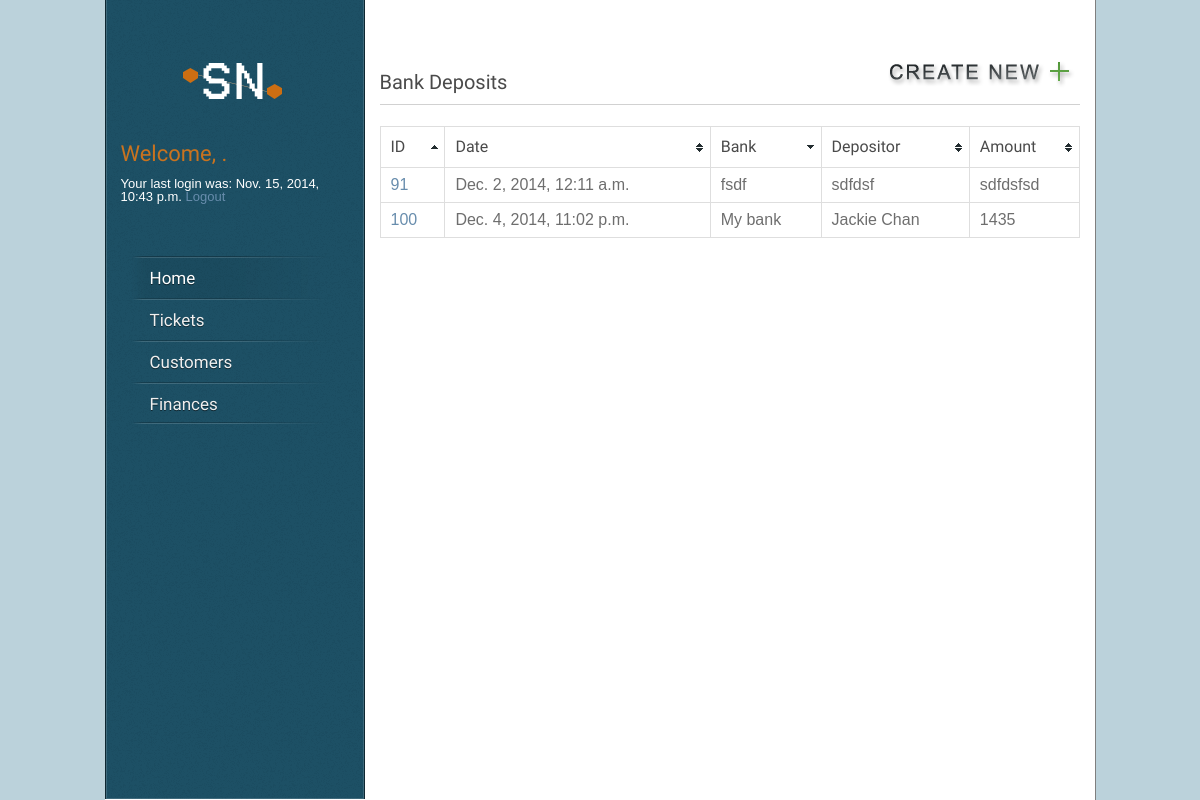
Page /finance/bank_deposit/ (signed in) on the earlier database version.
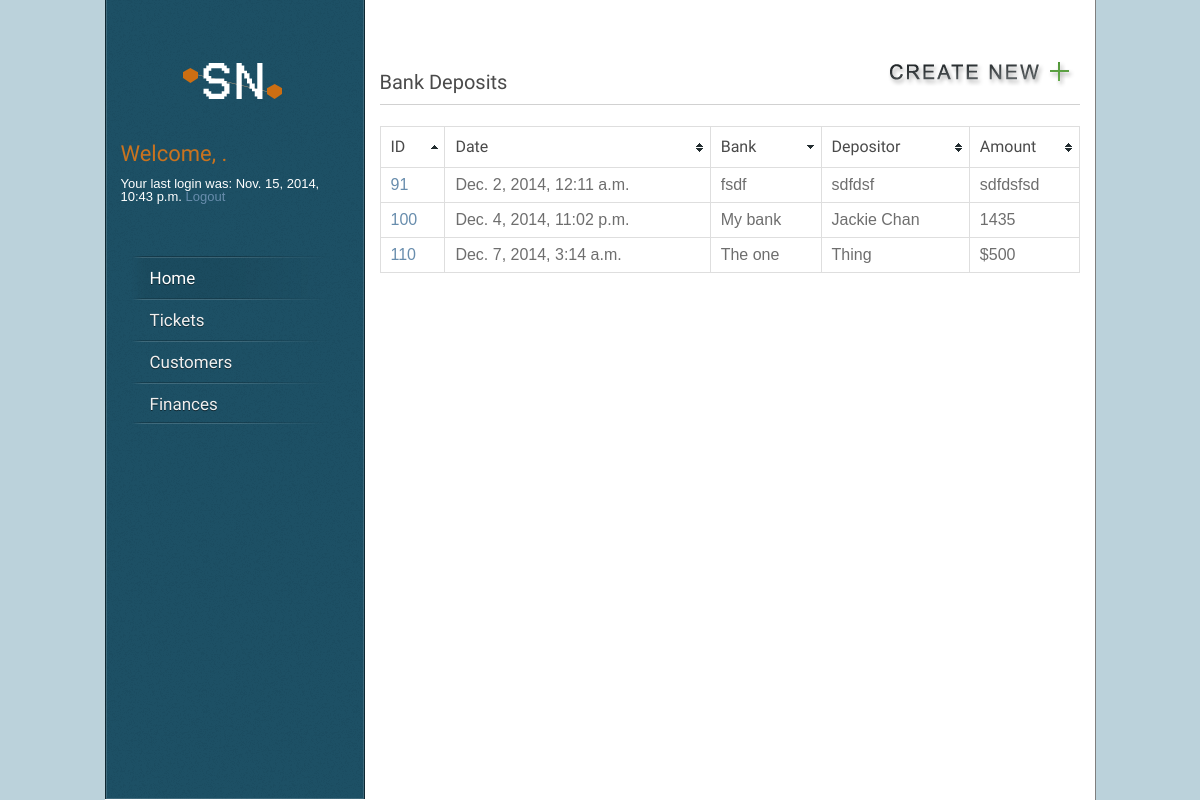
Same page on the later database version.
### core/models.py (models this page shows, shortened)
class Node(models.Model):
    parent = models.ForeignKey("self", blank=True, null=True)
    name = models.CharField(max_length=160)
    desc = models.TextField(max_length=1600)
    date_created = models.DateTimeField('date created',auto_now_add=True)
    date_updated = models.DateTimeField('date updated',auto_now=True)

### finance/views.py (the view)
# urls.py: url(r'^bank_deposit/detail/(?P<node_id>\d+)/$', views.bank_deposit_detail),
def bank_deposit(request):
    node_list = []
    latest_node_list = Node.objects.order_by('-date_updated')
    for node in latest_node_list:
        for child in node.node_set.all():
            if(child.name == "flags"):
                if "|BDE|" in child.desc:
                    node_list.append(node.pk)
    queryset = Node.objects.filter(pk__in=node_list)
    latest_node_list = queryset
    context = {'latest_node_list': latest_node_list}
    return render(request, 'finance/bank_deposit.html', context)

### finance/templates/finance/bank_deposit.html (shortened to what this page needs)
{% extends "core/base.html" %}
{% block content %}
{% load static %}
{% load staticfiles %}
<ul><a href="/finance/new_bank_deposit/"><img align="right" src="/static/core/images/create_new.png" alt="Create New Bank Deposit" /></a></ul>
<h2>Bank Deposits</h2>
              <div class="line"></div>
    {% if latest_node_list %}
       <table id="myTable" class="tablesorter" border="0" cellpadding="0" cellspacing="1">
        <thead>
             <tr>
        	    <th><h4>ID</h4></th>
        	    <th><h4>Date</h4></th>
        	    <th><h4>Bank</h4></th>
        	    <th><h4>Depositor</h4></th>
                <th><h4>Amount</h4></th>
            </tr>
        </thead>
        <tbody>
        {% for node in latest_node_list %}
            <tr>
                <td><a href="/finance/bank_deposit/detail/{{ node.id }}/">{{ node.id }}</a></td>
                <td>{{ node.date_created }}</td>
                <td>
                    {%for child in node.node_set.all%}
                        {% if child.name == "bank name" %}
                            {{ child.desc }}
                        {% endif %}
                    {%endfor%}
                </td>
                <td>
                    {%for child in node.node_set.all%}
                        {% if child.name == "depositor" %}
                            {{ child.desc }}
                        {% endif %}
                    {%endfor%}
                </td>
                <td>
                    {%for child in node.node_set.all%}
                        {% if child.name == "amount" %}
                            {{ child.desc }}
                        {% endif %}
                    {%endfor%}
                </td>
            </tr>
        {% endfor %}
        </table>
    {% else %}
        <p>No documents are available.</p>
    {% endif %}
{%endblock%}

### core/templates/core/base.html (shortened to what this page needs)
{% load staticfiles %}
{% load static %}
<html lang="en-US">
  <head>
	<link rel="stylesheet" type="text/css" href="{% static 'core/css/style.css' %}" />
    <link rel="stylesheet" type="text/css" href="{% static 'core/css/table.css' %}" />
  </head>
  <!DOCTYPE HTML>
</head>
<body>
<div id="wrapper">
	<div id="sidebar">
		 <div id="logo"><a href="/"><img src="/static/core/images/logo.png" alt="Snapnode" /></a></div>
        <div id="log-box">
        {% if user.is_authenticated %}
            <h1><font color="#c9731f">Welcome, {{ user.first_name }}.</font></h1>
            Your last login was: {{ user.last_login}}
            <a href="/core/logout/">Logout</a>
        {%elif  display_type == "Login" %}
        {% else %}
            <h1><font color="#c9731f">Welcome, Guest!</font></h1>
            <p>Please ..
                <a href="/core/register/" id="id_register">|Register|</a> or
                <a href="/core/login/" id="id_login">|Login|</a>
            </p>
        {% endif %}</div>
    <div id="menu" class="menu-v">
      <ul>
        <li><a href="/" class="active">Home</a>
        </li>
        <li><a href="/ticket/">Tickets</a>
        </li>
        <li><a href="/ops/">Customers</a>
        </li>
        <li><a href="/finance/">Finances</a>
        </li>
      </ul>
    </div>
	</div>
        <div id="content">
            <BR>
            {% if user.is_authenticated or  display_type == "Register" %}
                {% block content %}
                {% endblock %}
            {% endif %}
        </div>
</div>
</body>
</html>

### core/static/core/css/style.css (style rules this page uses)
html, body, div, span, applet, object, iframe, h1, h2, h3, h4, h5, h6, p, blockquote, pre, a, acronym, address, big, cite, code, del, dfn, em, font, img, ins, kbd, q, s, samp, small, strike, strong, tt, var, b, u, i, center, dl, dt, dd, ol, ul, li, fieldset, form, label, legend { margin:0; padding:0; border:0; outline:0; font-size:100%; vertical-align:baseline; background:transparent }
body { line-height:1 }
ol, ul { list-style:none }
table { border-collapse:collapse; border-spacing:0 }
th, td { margin:0; padding:0 }
html, body { height: 100%; }
body { background-color: #bbd2db; font-family:Arial, sans-serif; font-size: 13px; color: #585858; }
a { color: #688dad; text-decoration: none; }
h1, h2, h3, h4, h5, h6 { font-family: 'Amaranth', sans-serif; color: #4a4a4a; font-weight: normal; margin: 0 0 10px 0; }
h1 { font-size: 22px; line-height: 26px; }
h2 { font-size: 20px; line-height: 24px; }
h4 { font-size: 16px; line-height: 20px; }
img { display: block; }
.line { background: transparent url(/static/core/images/line.png) repeat-x; height: 2px; padding: 20px 0 0 0; line-break: 0px; }
ul { line-height: 20px; margin-bottom: 20px; }
ul li { background: transparent url(/static/core/images/bullet.png) left 8px no-repeat; padding-left: 15px; }
#log-box { float: center; padding: 15px 15px 13px 15px; color: #ffffff; }
#wrapper { background-color: #FFFFFF; width: 990px; margin: 0 auto; overflow: hidden; border-right: 1px solid rgba(0, 0, 0, 0.50); min-height:100%; }
#content { width: 700px; float: right; padding: 40px 15px 20px 0; }
#sidebar { width: 258px; background: #1d5065 url(/static/core/images/noize.png) repeat 100% 0; -webkit-box-shadow: inset 0px 0px 0px 1px rgba(255, 255, 255, 0.15); -moz-box-shadow: inset 0px 0px 0px 1px rgba(255, 255, 255, 0.15); box-shadow: inset 0px 0px 0px 1px rgba(255, 255, 255, 0.15); border-left: 1px solid rgba(0, 0, 0, 0.50); border-right: 1px solid rgba(0, 0, 0, 0.50); float: left; position: fixed; margin-top: -1px; z-index: 100; }
#logo { text-align: center; padding: 40px 32px 0 32px; }
#logo a { border: none; }
#logo img { display: inline; }
#menu { float: left; text-align: left; font-family: 'Amaranth', sans-serif; font-size: 17px; margin-top: 40px; margin-bottom: 50px; position: relative; z-index: 100; padding: 0 0 0 24px; text-shadow: 0px 1px 0px rgba(0, 0, 0, 0.5); }
.menu-v ul { margin: 0; padding: 0; list-style-type: none; width: 200px; background: transparent url(/static/core/images/menu-line.png) no-repeat center bottom; }
.menu-v ul li { position: relative; padding-right: 5px; background: transparent url(/static/core/images/menu-line.png) no-repeat center top; padding: 0; }
.menu-v ul li a { display: block; color: white; text-decoration: none; padding: 12px 0 10px 20px; padding-right: 17px; background: transparent; color: #f0f0f0; text-decoration: none; border: none; }
.menu-v ul li a.active, .menu-v ul li a.selected, .menu-v ul li a:hover { text-decoration: none; background: transparent url(/static/core/images/menu-hover.png) repeat-y left top; color: #fff; }
table { width: 100%; border-collapse: collapse; margin-bottom: 20px; color: #6e6e6e; border-bottom:1px solid #dedede; }
table td { padding: 8px 10px; border-right:1px solid #dedede; }
table th h4 { margin:0; }
table th { padding: 10px; text-align: left; border-right:1px solid #dedede; font-weight: normal; }
table tr { border-left:1px solid #dedede; border-top:1px solid #dedede; }

### core/static/core/css/table.css (style rules this page uses)
table.tablesorter thead tr .header { background-image: url(/static/core/images/bg.gif); background-repeat: no-repeat; background-position: center right; cursor: pointer; }
table.tablesorter thead tr .headerSortUp { background-image: url(/static/core/images/asc.gif); }
table.tablesorter thead tr .headerSortDown { background-image: url(/static/core/images/desc.gif); }

Differences in the rows shown:
added Node: id "110", date_created "Dec. 7, 2014, 3:14 a.m.", shown under "Amount"
added Node: desc "The one", shown under "110"
added Node: desc "Thing", shown under "110"
added Node: desc "$500", shown under "110"
